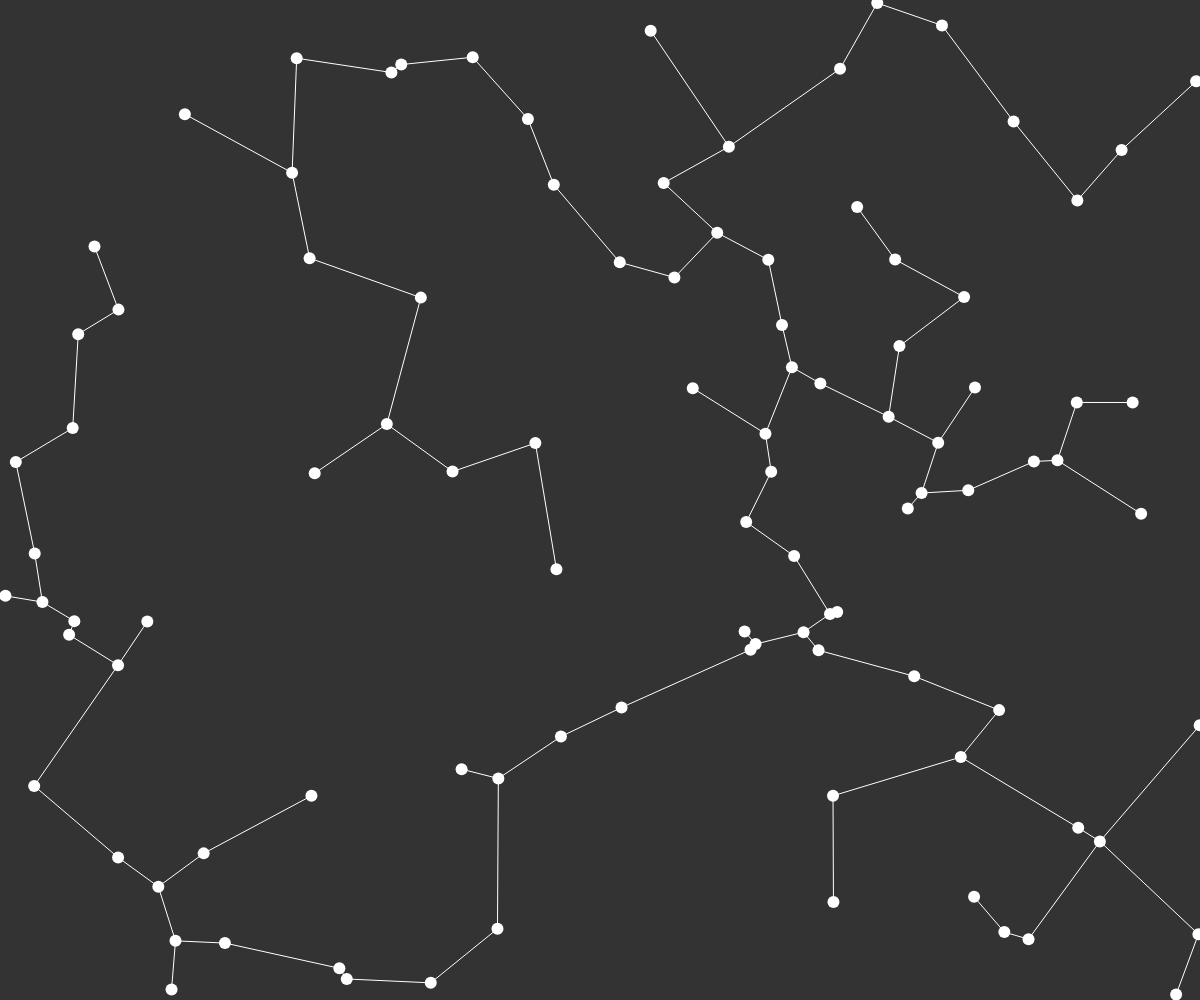
Frame 1 (no input)
Frame 60 (no input): identical to frame 1, image omitted
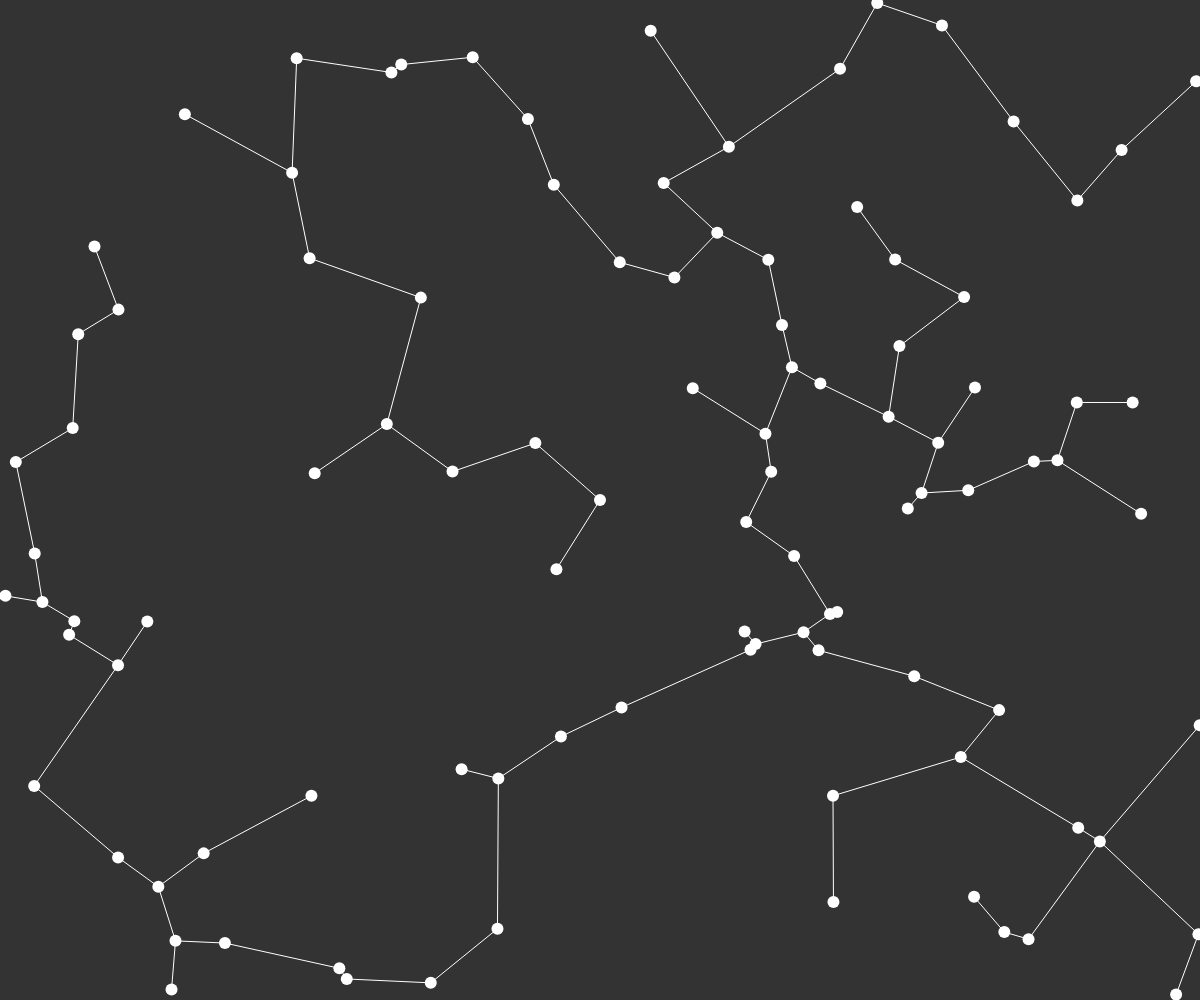
Frame 120 (the mouse pressed at the canvas centre since frame 60)

The p5.js sketch that drew these frames (run headless with seeded random() and noise() and a simulated clock; from frame 60 on, the mouse is pressed at the canvas centre):

// p5.js sketch
// ── sketch.js
const vertices = []

function setup() {
  createCanvas(windowWidth, windowHeight)

  for (let i = 0; i < 100; i++) {
    let v = createVector(random(width), random(height))
    vertices.push(v)
  }
}

function mousePressed () {
  const v = createVector(mouseX, mouseY)
  vertices.push(v)
}

function draw() {
  background(51)

  const reached = []
  const unreached = []

  for (const v of vertices) {
    unreached.push(v)
  }

  const r = floor(random(unreached.length))
  const start = unreached[r]
  reached.push(start)
  unreached.splice(r, 1)

  while (unreached.length > 0) {
    let record = 10000
    let rIndex
    let uIndex

    for (let i = 0; i < reached.length; i++) {
      for (let j = 0; j < unreached.length; j++) {
        let v1 = reached[i]
        let v2 = unreached[j]
        let d = dist(v1.x, v1.y, v2.x, v2.y)
        if (d < record) {
          record = d
          rIndex = i
          uIndex = j
        }
      }
    }

    const v1 = reached[rIndex]
    const v2 = unreached[uIndex]

    stroke(255)
    line(v1.x, v1.y, v2.x, v2.y)

    reached.push(v2)
    unreached.splice(uIndex, 1)
  }

  for (const v of vertices) {
    fill(255)
    noStroke()
    ellipse(v.x, v.y, 12)
  }
}
